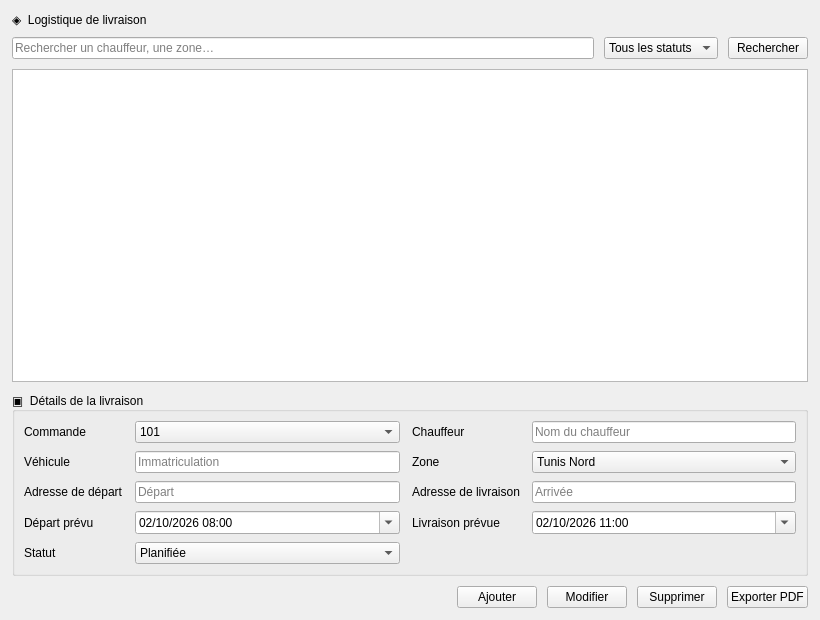
<?xml version="1.0" encoding="UTF-8"?>
<ui version="4.0">
 <class>Livraisons</class>
 <widget class="QWidget" name="Livraisons">
  <property name="geometry"><rect><x>0</x><y>0</y><width>820</width><height>620</height></rect></property>
  <layout class="QVBoxLayout" name="verticalLayout" stretch="0,0,1,0,0">
   <property name="spacing"><number>10</number></property><property name="leftMargin"><number>12</number></property><property name="topMargin"><number>12</number></property><property name="rightMargin"><number>12</number></property><property name="bottomMargin"><number>12</number></property><item><widget class="QLabel" name="labelTitre"><property name="text"><string>◈  Logistique de livraison</string></property></widget></item><item><layout class="QHBoxLayout" name="layoutRecherche"><item><widget class="QLineEdit" name="lineEditRecherche"><property name="placeholderText"><string>Rechercher un chauffeur, une zone…</string></property></widget></item><item><widget class="QComboBox" name="comboFiltreStatut"><item><property name="text"><string>Tous les statuts</string></property></item><item><property name="text"><string>Planifiée</string></property></item><item><property name="text"><string>En cours</string></property></item><item><property name="text"><string>Livrée</string></property></item><item><property name="text"><string>Retardée</string></property></item><item><property name="text"><string>Échouée</string></property></item></widget></item><item><widget class="QPushButton" name="btnRechercher"><property name="text"><string>Rechercher</string></property></widget></item></layout></item><item><widget class="QTableView" name="tableView"><property name="alternatingRowColors"><bool>true</bool></property><property name="selectionBehavior"><enum>QAbstractItemView::SelectRows</enum></property><property name="editTriggers"><set>QAbstractItemView::NoEditTriggers</set></property><attribute name="verticalHeaderVisible"><bool>false</bool></attribute><attribute name="horizontalHeaderStretchLastSection"><bool>true</bool></attribute></widget></item><item><widget class="QGroupBox" name="groupDetails"><property name="title"><string>▣  Détails de la livraison</string></property><layout class="QGridLayout" name="gridDetails"><property name="horizontalSpacing"><number>12</number></property><property name="verticalSpacing"><number>8</number></property><item row="0" column="0"><widget class="QLabel" name="l1"><property name="text"><string>Commande</string></property></widget></item><item row="0" column="1"><widget class="QComboBox" name="comboCommande"><item><property name="text"><string>101</string></property></item><item><property name="text"><string>102</string></property></item><item><property name="text"><string>103</string></property></item><item><property name="text"><string>104</string></property></item></widget></item><item row="0" column="2"><widget class="QLabel" name="l2"><property name="text"><string>Chauffeur</string></property></widget></item><item row="0" column="3"><widget class="QLineEdit" name="lineEditChauffeur"><property name="placeholderText"><string>Nom du chauffeur</string></property></widget></item><item row="1" column="0"><widget class="QLabel" name="l3"><property name="text"><string>Véhicule</string></property></widget></item><item row="1" column="1"><widget class="QLineEdit" name="lineEditVehicule"><property name="placeholderText"><string>Immatriculation</string></property></widget></item><item row="1" column="2"><widget class="QLabel" name="l4"><property name="text"><string>Zone</string></property></widget></item><item row="1" column="3"><widget class="QComboBox" name="comboZone"><item><property name="text"><string>Tunis Nord</string></property></item><item><property name="text"><string>Ariana</string></property></item><item><property name="text"><string>Ben Arous</string></property></item><item><property name="text"><string>La Marsa</string></property></item></widget></item><item row="2" column="0"><widget class="QLabel" name="l5"><property name="text"><string>Adresse de départ</string></property></widget></item><item row="2" column="1"><widget class="QLineEdit" name="lineEditDepart"><property name="placeholderText"><string>Départ</string></property></widget></item><item row="2" column="2"><widget class="QLabel" name="l6"><property name="text"><string>Adresse de livraison</string></property></widget></item><item row="2" column="3"><widget class="QLineEdit" name="lineEditArrivee"><property name="placeholderText"><string>Arrivée</string></property></widget></item><item row="3" column="0"><widget class="QLabel" name="l7"><property name="text"><string>Départ prévu</string></property></widget></item><item row="3" column="1"><widget class="QDateTimeEdit" name="dateTimeEditDepart"><property name="displayFormat"><string>dd/MM/yyyy HH:mm</string></property><property name="calendarPopup"><bool>true</bool></property><property name="dateTime"><datetime><hour>8</hour><minute>0</minute><second>0</second><year>2026</year><month>10</month><day>2</day></datetime></property></widget></item><item row="3" column="2"><widget class="QLabel" name="l8"><property name="text"><string>Livraison prévue</string></property></widget></item><item row="3" column="3"><widget class="QDateTimeEdit" name="dateTimeEditArrivee"><property name="displayFormat"><string>dd/MM/yyyy HH:mm</string></property><property name="calendarPopup"><bool>true</bool></property><property name="dateTime"><datetime><hour>11</hour><minute>0</minute><second>0</second><year>2026</year><month>10</month><day>2</day></datetime></property></widget></item><item row="4" column="0"><widget class="QLabel" name="l9"><property name="text"><string>Statut</string></property></widget></item><item row="4" column="1"><widget class="QComboBox" name="comboStatut"><item><property name="text"><string>Planifiée</string></property></item><item><property name="text"><string>En cours</string></property></item><item><property name="text"><string>Livrée</string></property></item><item><property name="text"><string>Retardée</string></property></item><item><property name="text"><string>Échouée</string></property></item></widget></item></layout></widget></item><item><layout class="QHBoxLayout" name="layoutBoutons"><item><spacer name="spacerBoutons"><property name="orientation"><enum>Qt::Horizontal</enum></property><property name="sizeHint" stdset="0"><size><width>40</width><height>20</height></size></property></spacer></item><item><widget class="QPushButton" name="btnAjouter"><property name="text"><string>Ajouter</string></property></widget></item><item><widget class="QPushButton" name="btnModifier"><property name="text"><string>Modifier</string></property></widget></item><item><widget class="QPushButton" name="btnSupprimer"><property name="text"><string>Supprimer</string></property></widget></item><item><widget class="QPushButton" name="btnPdf"><property name="text"><string>Exporter PDF</string></property></widget></item></layout></item>
  </layout>
 </widget>
 <resources/>
 <connections/>
</ui>
